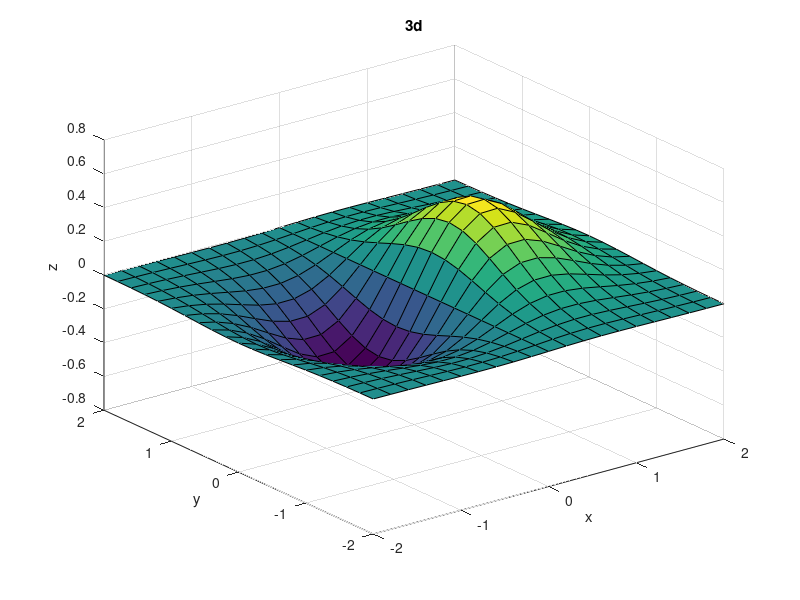

The MATLAB source for this figure:
close all;
clear all;
clc

% first create a set of (x,y) points over the domain of the function using meshgrid.
close all
[X,Y] = meshgrid(-2:.2:2);
Z = X .* exp(-X.^2 - Y.^2);
% Then, create a surface plot.
surf(X,Y,Z)
xlabel('x');
ylabel('y');
zlabel('z');
title('3d');
